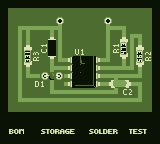

The image is a tile-based game level rendered from a .tmx file. Its description and complete source (layers, tilesets, objects, tile grids) follow:
An orthogonal 20x18 tile map with 8x8 px tiles, 4 tile layers (Schreibtisch, Platine, Bestückung, Text), 2 tilesets.

<map version="1.10" tiledversion="1.10.2" orientation="orthogonal" renderorder="right-down" width="20" height="18" tilewidth="8" tileheight="8" infinite="0" nextlayerid="9" nextobjectid="1">
 <tileset firstgid="1" source="theBrutzler-tiles.tsx" />
 <tileset firstgid="1025" source="tileset.tsx" />
 <layer id="6" name="Schreibtisch" width="20" height="18">
  <data encoding="csv">
117,117,117,117,117,117,117,117,117,117,117,117,117,117,117,117,117,117,117,117,
117,117,117,117,117,117,117,117,117,117,117,117,117,117,117,117,117,117,117,117,
117,117,117,117,117,117,117,117,117,117,117,117,117,117,117,117,117,117,117,117,
117,117,117,117,117,117,117,117,117,117,117,117,117,117,117,117,117,117,117,117,
117,117,117,117,117,117,117,117,117,117,117,117,117,117,117,117,117,117,117,117,
117,117,117,117,117,117,117,117,117,117,117,117,117,117,117,117,117,117,117,117,
117,117,117,117,117,117,117,117,117,117,117,117,117,117,117,117,117,117,117,117,
117,117,117,117,117,117,117,117,117,117,117,117,117,117,117,117,117,117,117,117,
117,117,117,117,117,117,117,117,117,117,117,117,117,117,117,117,117,117,117,117,
117,117,117,117,117,117,117,117,117,117,117,117,117,117,117,117,117,117,117,117,
117,117,117,117,117,117,117,117,117,117,117,117,117,117,117,117,117,117,117,117,
117,117,117,117,117,117,117,117,117,117,117,117,117,117,117,117,117,117,117,117,
117,117,117,117,117,117,117,117,117,117,117,117,117,117,117,117,117,117,117,117,
117,117,117,117,117,117,117,117,117,117,117,117,117,117,117,117,117,117,117,117,
117,117,117,117,117,117,117,117,117,117,117,117,117,117,117,117,117,117,117,117,
117,117,117,117,117,117,117,117,117,117,117,117,117,117,117,117,117,117,117,117,
117,117,117,117,117,117,117,117,117,117,117,117,117,117,117,117,117,117,117,117,
117,117,117,117,117,117,117,117,117,117,117,117,117,117,117,117,117,117,117,117
</data>
 </layer>
 <layer id="1" name="Platine" width="20" height="18">
  <data encoding="csv">
0,0,0,0,0,0,0,0,0,0,0,0,0,0,0,0,0,0,0,0,
0,113,113,113,113,113,113,113,113,113,113,113,113,113,113,113,113,113,113,0,
0,113,113,113,113,113,113,2684354581,113,113,113,113,113,2684354581,113,113,113,113,113,0,
0,113,148,20,115,115,20,2147483732,113,113,113,113,113,84,115,2147483796,113,113,113,0,
0,113,147,147,113,113,2684354613,147,113,113,113,113,113,147,113,2684354613,148,2147483796,113,0,
0,113,147,2684354613,113,1610612759,536870966,147,113,113,113,113,113,147,1610612759,2684354614,147,2684354613,113,0,
0,113,147,2684354614,1610612792,1610612823,1610612790,147,113,22,23,113,113,147,1610612791,3758096438,147,2684354614,1610612760,0,
0,113,147,1610612790,1610612791,113,1610612789,116,85,86,148,2147483734,2147483733,2147483764,113,1610612789,147,3758096438,1610612791,0,
0,113,147,1610612789,113,113,84,115,85,86,147,2147483734,2147483733,115,115,52,2147483764,3758096437,113,0,
0,113,147,116,115,3221225493,147,21,85,86,147,2147483734,2147483733,115,20,115,115,2147483764,113,0,
0,113,147,113,182,23,147,113,85,86,3221225620,2147483734,2147483733,53,54,2147483702,2147483701,2147483796,113,0,
0,113,147,113,113,113,116,115,115,115,115,115,115,115,2147483764,87,24,147,113,0,
0,113,116,115,115,115,115,115,115,115,115,115,115,115,115,115,115,2147483764,113,0,
0,113,113,113,113,113,113,113,113,113,113,113,113,113,113,113,113,113,113,0,
0,0,0,0,0,0,0,0,0,0,0,0,0,0,0,0,0,0,0,0,
0,0,0,0,0,0,0,0,0,0,0,0,0,0,0,0,0,0,0,0,
0,0,0,0,0,0,0,0,0,0,0,0,0,0,0,0,0,0,0,0,
0,0,0,0,0,0,0,0,0,0,0,0,0,0,0,0,0,0,0,0
</data>
 </layer>
 <layer id="8" name="Bestückung" width="20" height="18">
  <data encoding="csv">
0,0,0,0,0,0,0,0,0,0,0,0,0,0,0,0,0,0,0,0,
0,0,0,0,0,0,0,0,0,0,0,0,0,0,0,0,0,0,0,0,
0,0,0,0,0,0,0,0,0,0,0,0,0,0,0,0,0,0,0,0,
0,0,0,0,0,0,0,0,0,0,0,0,0,0,0,0,0,0,0,0,
0,0,0,0,0,0,0,0,0,0,0,0,0,0,0,0,0,0,0,0,
0,0,0,0,0,0,1287,0,0,0,0,0,0,0,0,1610613775,0,0,0,0,
0,0,0,1610613773,0,0,1307,0,0,0,0,0,0,0,0,1610613772,0,1610613768,0,0,
0,0,0,1610613771,0,0,0,0,1068,1065,1066,1067,2147484716,0,0,0,0,1610613766,0,0,
0,0,0,0,0,0,0,0,1068,1065,1065,1067,2147484716,0,0,0,0,0,0,0,
0,0,0,0,0,1053,1055,1056,1068,1065,1065,1067,2147484716,0,0,0,0,0,0,0,
0,0,0,0,0,0,0,0,1068,1086,1087,1088,2147484716,0,1025,1026,0,0,0,0,
0,0,0,0,0,0,0,0,0,0,0,0,0,0,0,0,0,0,0,0,
0,0,0,0,0,0,0,0,0,0,0,0,0,0,0,0,0,0,0,0,
0,0,0,0,0,0,0,0,0,0,0,0,0,0,0,0,0,0,0,0,
0,0,0,0,0,0,0,0,0,0,0,0,0,0,0,0,0,0,0,0,
0,0,0,0,0,0,0,0,0,0,0,0,0,0,0,0,0,0,0,0,
0,0,0,0,0,0,0,0,0,0,0,0,0,0,0,0,0,0,0,0,
0,0,0,0,0,0,0,0,0,0,0,0,0,0,0,0,0,0,0,0
</data>
 </layer>
 <layer id="5" name="Text" width="20" height="18">
  <data encoding="csv">
0,0,0,0,0,0,0,0,0,0,0,0,0,0,0,0,0,0,0,0,
0,0,0,0,0,0,0,0,0,0,0,0,0,0,0,0,0,0,0,0,
0,0,0,0,0,0,0,0,0,0,0,0,0,0,0,0,0,0,0,0,
0,0,0,0,0,0,0,0,0,0,0,0,0,0,0,0,0,0,0,0,
0,0,0,0,0,0,0,0,0,0,0,0,0,0,0,0,0,0,0,0,
0,0,0,0,0,0,0,0,0,0,0,0,0,0,0,0,0,0,0,0,
0,0,0,0,0,0,0,0,0,0,0,0,0,0,0,0,0,0,0,0,
0,0,0,0,0,0,0,0,0,0,0,0,0,0,0,0,0,0,0,0,
0,0,0,0,0,0,0,0,0,0,0,0,0,0,0,0,0,0,0,0,
0,0,0,0,0,0,0,0,0,0,0,0,0,0,0,0,0,0,0,0,
0,0,0,0,0,0,0,0,0,0,0,0,0,0,0,0,0,0,0,0,
0,0,0,0,0,0,0,0,0,0,0,0,0,0,0,0,0,0,0,0,
0,0,0,0,0,0,0,0,0,0,0,0,0,0,0,0,0,0,0,0,
0,0,0,0,0,0,0,0,0,0,0,0,0,0,0,0,0,0,0,0,
0,0,0,0,0,0,0,0,0,0,0,0,0,0,0,0,0,0,0,0,
0,0,0,0,0,0,0,0,0,0,0,0,0,0,0,0,0,0,0,0,
0,202,203,0,0,193,194,195,196,197,0,198,199,200,201,0,205,206,207,0,
0,0,0,0,0,0,0,0,0,0,0,0,0,0,0,0,0,0,0,0
</data>
 </layer>
</map>